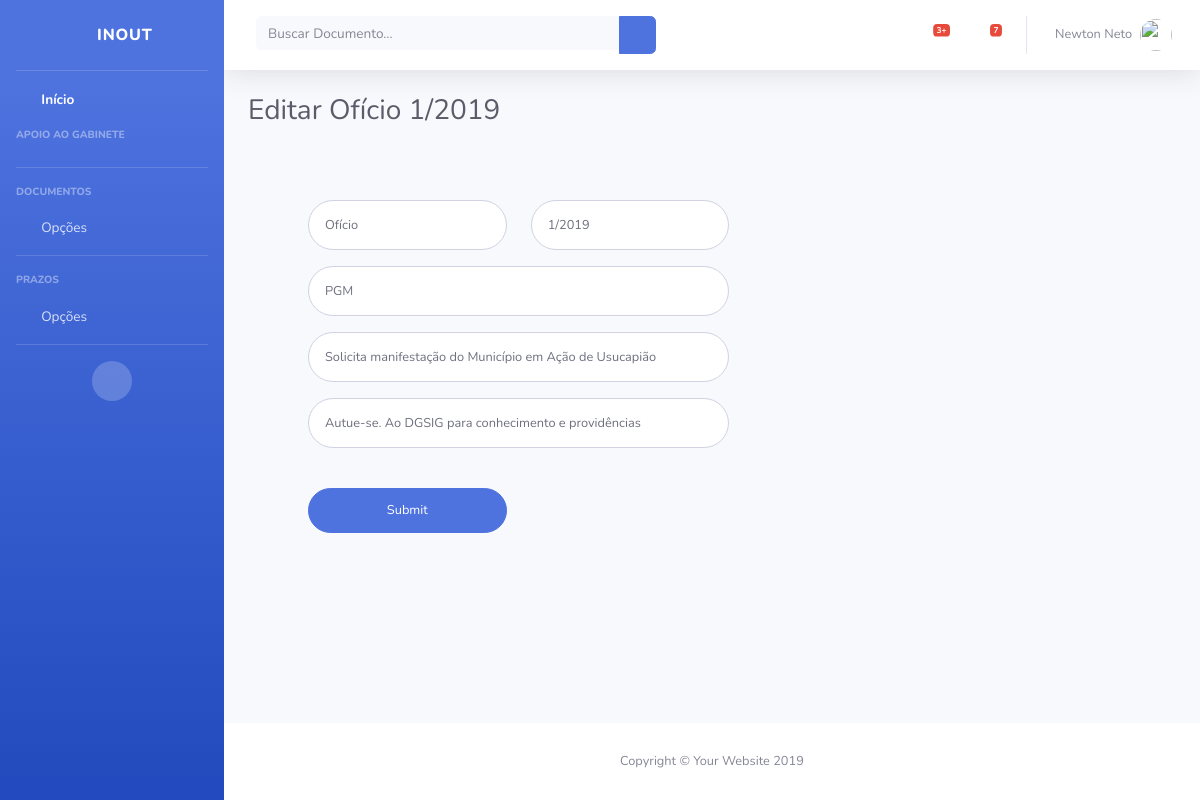
The app's page /1/editar_documento with its own data.
### inout/models.py (models this page shows, shortened)
class Documento(models.Model):
	usuario = models.ForeignKey(User, on_delete = models.CASCADE)
	data_de_entrada = models.DateTimeField('Data de Entrada')
	tipo_de_documento = models.CharField(max_length = 30)
	numero_do_documento = models.CharField(max_length = 30)
	orgao_expedidor_do_documento = models.CharField(max_length = 150)
	assunto_do_documento = models.CharField(max_length = 1000)
	despacho_do_documento = models.CharField(max_length = 200)
	numero_do_processo = models.CharField(max_length = 30)

### inout/views.py (the view)
# urls.py: path('<int:documento_id>/editar_documento', views.editar_documento, name = 'editar_documento'),
def editar_documento(request, documento_id):
	documento = get_object_or_404(Documento, pk = documento_id)
	contexto = {
		'titulo': "Editar " + documento.tipo_de_documento + " " + documento.numero_do_documento,
		'documento': documento,
	}
	return render(request, 'inout/editar.html', contexto)

### inout/templates/inout/editar.html (shortened to what this page needs)
{% load staticfiles %}
{% include "header.html" %}
        <div class="container-fluid">
          <h1 class="h3 mb-4 text-gray-800">{{ titulo }}</h1>
          <div class="col-lg-7">
            <div class="p-5">
              {% if documento %}
              <form class="user" action="{% url 'inout:salvarcadastro' %}" method="POST">
                <div class="form-group row">
                  <div class="col-sm-6 mb-3 mb-sm-0">
                    <input type="text" class="form-control form-control-user" id="tipo_de_documento" name="tipo_de_documento" value="{{ documento.tipo_de_documento }}" required />
                  </div>
                  <div class="col-sm-6">
                    <input type="text" class="form-control form-control-user" id="numero_do_documento" name="numero_do_documento" value="{{ documento.numero_do_documento }}" required />
                  </div>
                </div>
                <div class="form-group">
                  <input type="text" class="form-control form-control-user" id="orgao_expedidor_do_documento" name="orgao_expedidor_do_documento" value="{{ documento.orgao_expedidor_do_documento }}" required />
                </div>
                <div class="form-group">
                  <input type="text" class="form-control form-control-user" id="assunto_do_documento" name="assunto_do_documento" value="{{ documento.assunto_do_documento }}" required />
                </div>
                <div class="form-group">
                  <input type="text" class="form-control form-control-user" id="despacho_do_documento" name="despacho_do_documento" value="{{ documento.despacho_do_documento }}" required />
                </div>
                <br/>
                <div class="form-group row">
                  <div class="col-sm-6">
                    <input class="btn btn-primary btn-user btn-block" type="submit" name="Alterar"/>
                  </div>
                </div>
              </form>
              {% endif %}
            </div>
          </div>
        </div>
      </div>
{% include "footer.html" %}

### records on screen
Documento: tipo_de_documento "Ofício", numero_do_documento "1/2019", orgao_expedidor_do_documento "PGM", assunto_do_documento "Solicita manifestação do Município em Ação de Usucapião", despacho_do_documento "Autue-se. Ao DGSIG para conhecimento e providências"

### other values on screen
{{ titulo }} "Editar Ofício 1/2019"
